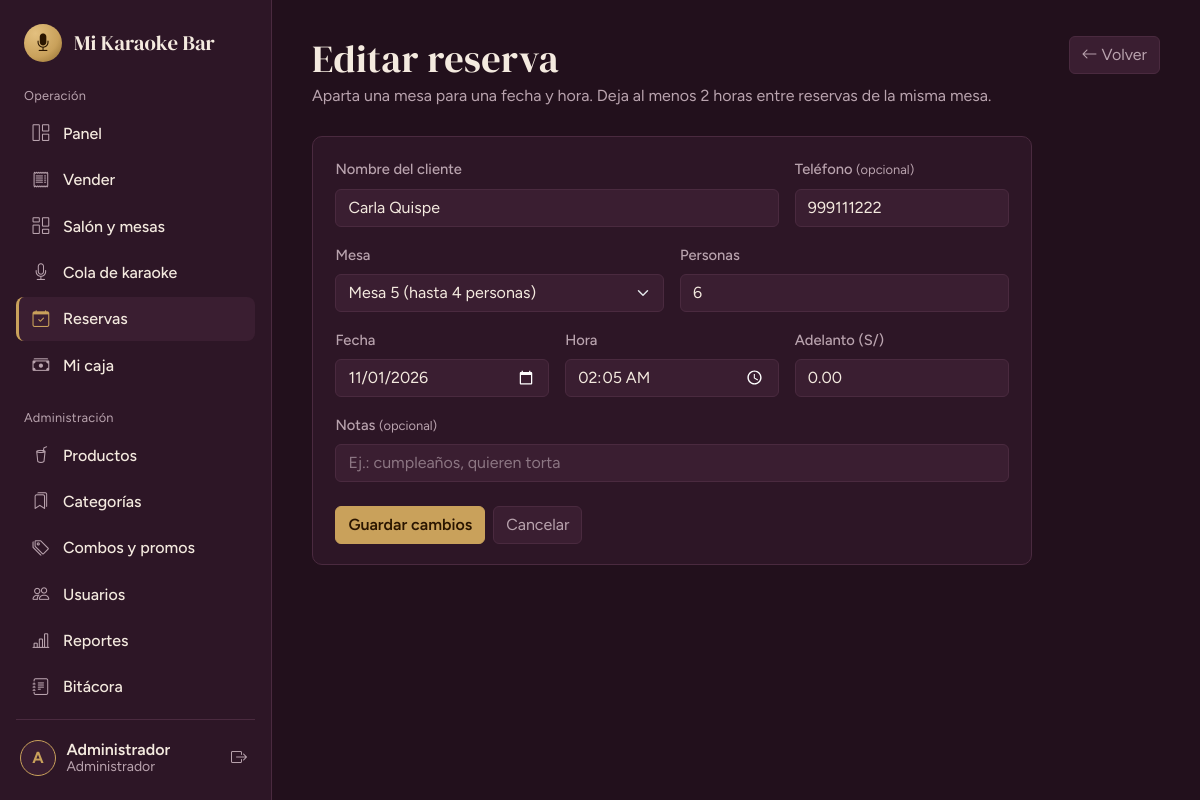
The app's page /reservas/editar/1 (signed in), older data.
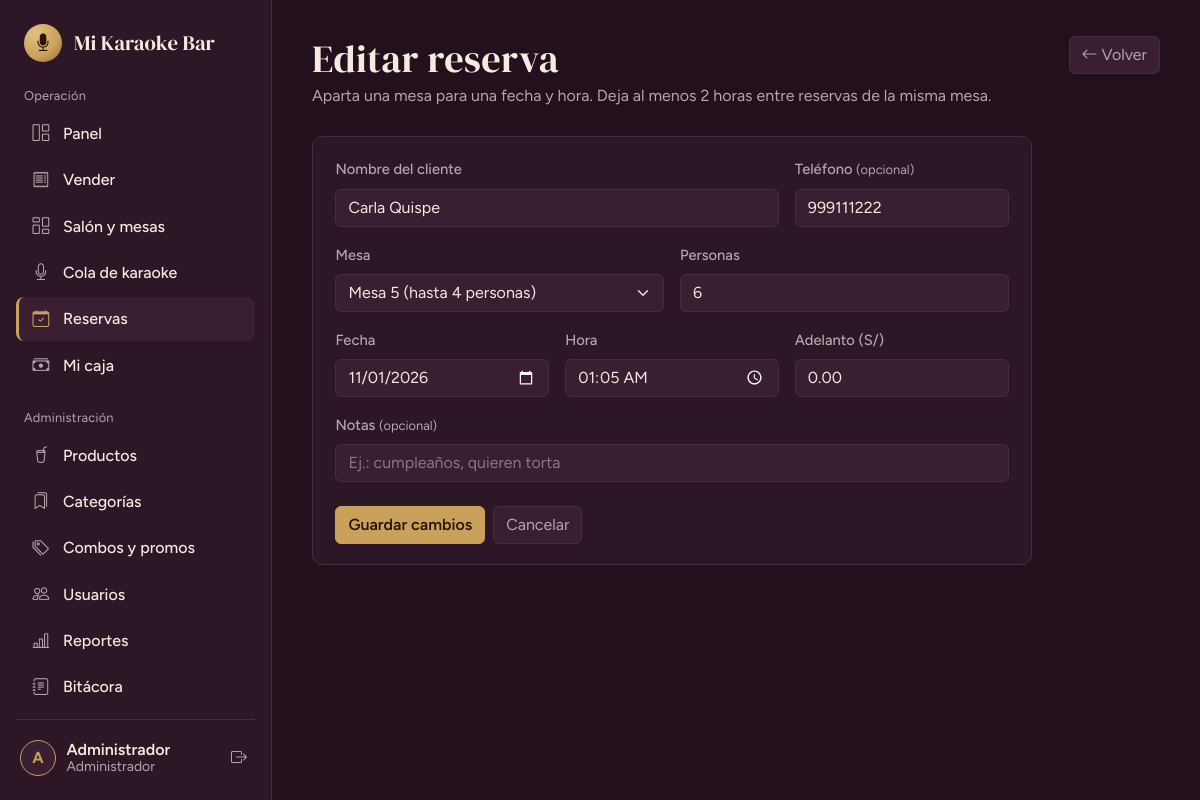
The same page, newer data.
### tables this page shows
CREATE TABLE IF NOT EXISTS reservas (
  id            INT UNSIGNED PRIMARY KEY AUTO_INCREMENT,
  mesa_id       INT UNSIGNED NOT NULL,
  usuario_id    INT UNSIGNED NOT NULL,          
  cliente       VARCHAR(100) NOT NULL,
  telefono      VARCHAR(20) NULL,
  personas      TINYINT UNSIGNED NOT NULL DEFAULT 2,
  fecha_hora    DATETIME NOT NULL,
  adelanto      DECIMAL(10,2) NOT NULL DEFAULT 0,
  notas         VARCHAR(255) NULL,
  estado        ENUM('pendiente','confirmada','cumplida','cancelada','no_asistio') NOT NULL DEFAULT 'pendiente',
  created_at    TIMESTAMP NOT NULL DEFAULT CURRENT_TIMESTAMP,
  CONSTRAINT fk_res_mesa    FOREIGN KEY (mesa_id)    REFERENCES mesas(id),
  CONSTRAINT fk_res_usuario FOREIGN KEY (usuario_id) REFERENCES usuarios(id),
  INDEX idx_res_fecha (fecha_hora)
);

### app/core/Controller.php (called while the page is built, shortened)
<?php
abstract class Controller
{
    protected function view(string $view, array $data = [], string $layout = 'main'): void
    {
        extract($data, EXTR_SKIP);
        require APP_PATH . "/views/$view.php";
    }
    protected function idOr404(string $id): int
    {
        $n = (int) $id;
        return $n;
    }
}

### app/controllers/ReservasController.php (called while the page is built, shortened)
<?php
class ReservasController extends Controller
{
    public function editar(string $id = '0'): void
    {
        $id = $this->idOr404($id);
        $r  = Reserva::buscar($id) ?? $this->noExiste();
        $this->view('reservas/form', ['title' => 'Editar reserva', 'modo' => 'editar', 'r' => $r, 'mesas' => Mesa::todas(false)]);
    }
}

### app/core/Router.php (called while the page is built, shortened)
<?php
class Router
{
    public function dispatch(): void
    {
        try {
            $url   = trim((string) ($_GET['url'] ?? ''), '/');
            $parts = $url === '' ? [] : explode('/', $url);
            $c = strtolower($parts[0]);
            $m = $parts[1] ?? ($c === 'auth' ? 'login' : 'index');
            $params = array_slice($parts, 2);
            $obj = new $class();
            $ref = new ReflectionMethod($obj, $m);
            $ref->invokeArgs($obj, $params);
        } catch (AppException $e) {
            (new ErrorController())->show500($e->getMessage());
        } catch (Throwable $e) {
            error_log((string) $e);
            (new ErrorController())->show500(APP_ENV === 'development' ? $e->getMessage() : null);
        }
    }
}

### public/index.php (called while the page is built, shortened)
<?php
spl_autoload_register(function (string $class): void {
    foreach (['core', 'controllers', 'models'] as $dir) {
        $file = APP_PATH . "/$dir/$class.php";
        if (is_file($file)) { require $file; return; }
    }
});
require APP_PATH . '/core/helpers.php';
(new Router())->dispatch();

### app/core/Database.php (called while the page is built, shortened)
<?php
class Database
{
    private static ?PDO $pdo = null;
    public static function pdo(): PDO
    {
        if (self::$pdo === null) {
            try {
                $dsn = 'mysql:host=' . DB_HOST . ';dbname=' . DB_NAME . ';charset=utf8mb4';
                self::$pdo = new PDO($dsn, DB_USER, DB_PASS, [
                    PDO::ATTR_ERRMODE            => PDO::ERRMODE_EXCEPTION,
                    PDO::ATTR_DEFAULT_FETCH_MODE => PDO::FETCH_ASSOC,
                    PDO::ATTR_EMULATE_PREPARES   => false,
                ]);
                self::$pdo->exec("SET time_zone = '-05:00'");
            } catch (PDOException $e) {
                error_log('DB connect: ' . $e->getMessage());
                throw new AppException('No se pudo conectar a la base de datos. Revisa que MySQL esté encendido en XAMPP y que hayas importado karaoke_bar.sql.');
            }
        }
        return self::$pdo;
    }
    public static function one(string $sql, array $params = []): ?array
    {
        $st = self::pdo()->prepare($sql);
        $st->execute($params);
        $row = $st->fetch();
        return $row === false ? null : $row;
    }
}

### app/models/Reserva.php (called while the page is built, shortened)
<?php
class Reserva
{
    public static function buscar(int $id): ?array
    {
        return Database::one('SELECT r.*, m.numero AS mesa, m.capacidad FROM reservas r JOIN mesas m ON m.id = r.mesa_id WHERE r.id = ?', [$id]);
    }
}

### app/core/helpers.php (called while the page is built, shortened)
<?php
function e(mixed $v): string { return htmlspecialchars((string) $v, ENT_QUOTES | ENT_SUBSTITUTE, 'UTF-8'); }
function url(string $path = ''): string { return BASE_URL . '/' . ltrim($path, '/'); }
function old(string $key, string $default = ''): string { return e($GLOBALS['_old'][$key] ?? $default); }

### app/views/reservas/form.php (the view, shortened to what the changed rows need)
<?php
$editar = $modo === 'editar';
$old    = $GLOBALS['_old'] ?? [];
$fechaV = $old['fecha'] ?? ($editar ? date('Y-m-d', strtotime($r['fecha_hora'])) : date('Y-m-d'));
$horaV  = $old['hora']  ?? ($editar ? date('H:i', strtotime($r['fecha_hora'])) : '');
?>
<header class="page-head page-head--actions">
  <div>
    <h1><?= $editar ? 'Editar reserva' : 'Nueva reserva' ?></h1>
  </div>
</header>
<section class="panel" style="max-width:720px">
  <form method="post" action="<?= url($editar ? 'reservas/actualizar/' . (int) $r['id'] : 'reservas/guardar') ?>" autocomplete="off">
    <div class="row g-3">
      <div class="col-md-8">
        <label class="form-label" for="cliente">Nombre del cliente</label>
        <input class="form-control" id="cliente" name="cliente" maxlength="100" required value="<?= old('cliente', $r['cliente'] ?? '') ?>">
      </div>
      <div class="col-md-4">
        <label class="form-label" for="telefono">Teléfono <small>(opcional)</small></label>
        <input class="form-control" id="telefono" name="telefono" maxlength="20" inputmode="tel" value="<?= old('telefono', $r['telefono'] ?? '') ?>">
      </div>
      <div class="col-md-6">
        <label class="form-label" for="personas">Personas</label>
        <input class="form-control" id="personas" name="personas" type="number" min="1" max="99" required value="<?= old('personas', (string) ($r['personas'] ?? '2')) ?>">
      </div>
      <div class="col-md-4">
        <label class="form-label" for="fecha">Fecha</label>
        <input class="form-control" id="fecha" name="fecha" type="date" required value="<?= e($fechaV) ?>">
      </div>
      <div class="col-md-4">
        <label class="form-label" for="hora">Hora</label>
        <input class="form-control" id="hora" name="hora" type="time" required value="<?= e($horaV) ?>">
      </div>
      <div class="col-md-4">
        <label class="form-label" for="adelanto">Adelanto (S/)</label>
        <input class="form-control" id="adelanto" name="adelanto" inputmode="decimal" value="<?= old('adelanto', isset($r['adelanto']) ? number_format((float) $r['adelanto'], 2, '.', '') : '0.00') ?>">
      </div>
    </div>
  </form>
</section>

Row changes from the older to the newer data that the page shows:
changed reservas "Carla Quispe": hora "02:05" → "01:05"
